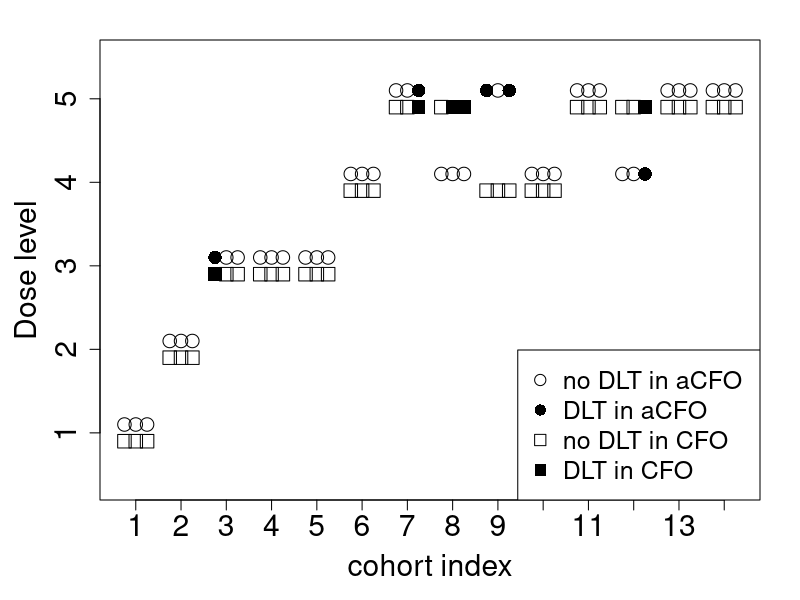

Here is the R script that generated this plot:
x1_no <- c(0.75,1,1.25, 1.75,2,2.25, 3,3.25, 3.75,4,4.25, 4.75,5,5.25, 5.75,6,6.25, 6.75,7, 7.75,8,8.25, 9, 9.75,10,10.25, 
           10.75,11,11.25, 11.75,12, 12.75,13,13.25, 13.75,14,14.25)
y1_no <- c(1,1,1, 2,2,2, 3,3,  3, 3, 3,  3, 3, 3,  4, 4, 4,  5, 5,  4, 4, 4,  5,  4, 4, 4,  5, 5, 5,  4, 4,  
           5, 5, 5,  5, 5, 5) +0.1
x1_yes <-c(2.75, 7.25, 8.75,9.25, 12.25)
y1_yes <-c(   3,    5,    5,   5,     4) + 0.1

x2_no <- c(0.75,1,1.25, 1.75,2,2.25, 3,3.25, 3.75,4,4.25, 4.75,5,5.25, 5.75,6,6.25, 6.75,7, 7.75, 8.75,9,9.25, 9.75,10,10.25, 
           10.75,11,11.25, 11.75,12, 12.75,13,13.25, 13.75,14,14.25)
y2_no <- c(1,1,1, 2,2,2, 3,3,  3, 3, 3,  3, 3, 3,  4, 4, 4,  5, 5,  5,  4, 4, 4,  4, 4, 4,  5, 5, 5,  5, 5,
           5, 5, 5,  5, 5, 5) - 0.1
x2_yes <-c(2.75, 7.25, 8,8.25, 12.25)
y2_yes <-c(   3,    5, 5,   5,  5) - 0.1


fig.name <- paste0("./use/", "Trial Example", ".jpeg")
png(filename=fig.name, unit="in", height=6, width=12, res=300)
par(cex.axis = 1.8, mar = c(5,5,2,2))
plot(x1_no, y1_no, pch = 1, cex=1.8, xlab = "cohort index", ylab = "Dose level", 
     cex.lab = 1.8, ylim = c(0.4,5.5), xaxt="n")
axis(side=1, at=1:14)
points(x1_yes, y1_yes, pch = 16, cex=1.8)
points(x2_no, y2_no, pch = 0, cex=1.8)
points(x2_yes, y2_yes, pch = 15, cex=1.8)

legend("bottomright", 
       pch = c(1, 16, 0, 15), 
       c("no DLT in aCFO ", "DLT in aCFO", "no DLT in CFO ", "DLT in CFO"),
       cex = 1.5)
dev.off()
